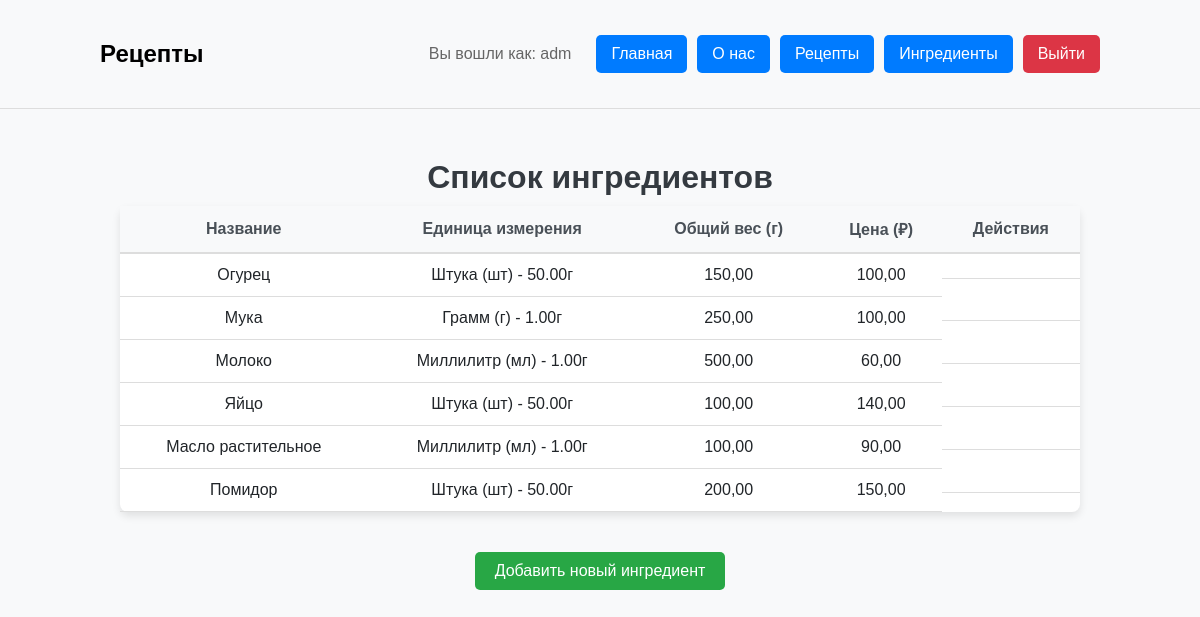
/ingredients/ (signed in), run on the app's committed database.
### recipe_catalog/models.py (models this page shows, shortened)
class Ingredient(models.Model):
	title = models.CharField(
		max_length=255,
		validators=[
			RegexValidator(
				regex=r'^[A-Za-zА-Яа-яёЁ\s]+$',
				message='Название должно быть строковым значением'
			)
		],
		verbose_name="Название"
	)
	measurement_unit = models.ForeignKey(
		MeasurementUnit,
		on_delete=models.PROTECT,
		verbose_name="Единица измерения"
	)
	total_weight = models.DecimalField(
		max_digits=10,
		decimal_places=2,
		validators=[
			MinValueValidator(
				limit_value=0.1,
				message='Вес должен быть положительным числом'
			)
		],
		verbose_name="Общий вес в граммах"
	)
	cost = models.DecimalField(
		max_digits=10,
		decimal_places=2,
		validators=[
			MinValueValidator(
				limit_value=0.1,
				message='Цена должна быть положительным числом'
			)
		],
		verbose_name="Цена"
	)
	author = models.ForeignKey(
		User,
		verbose_name='Автор рецепта',
		on_delete=models.CASCADE, null=True
	)

class MeasurementUnit(models.Model):
	title = models.CharField(
		max_length=50,
		unique=True,
		validators=[
			RegexValidator(
				regex=r'^[A-Za-zА-Яа-яёЁ\s]+$',
				message='Название должно быть строковым значением'
			)
		],
		verbose_name="Название"
	)
	symbol = models.CharField(
		max_length=10,
		verbose_name="Символ"
	)
	grams_per_unit = models.DecimalField(
		max_digits=10,
		decimal_places=2,
		validators=[
			MinValueValidator(
				limit_value=0.01,
				message='Вес должен быть положительным числом'
			)
		],
		verbose_name="Вес в граммах"
	)
	def __str__(self):
		return f"{self.title} ({self.symbol}) - {self.grams_per_unit}г"

### recipe_catalog/views.py (the view)
# urls.py: path('ingredients/', ingredients, name='ingredients'),
def ingredients(request):
    ingredient_list = Ingredient.objects.all()
    context = {'ingredients': ingredient_list}
    return render(request, 'recipe_catalog/ingredient_list.html', context)

### templates/recipe_catalog/ingredient_list.html (shortened to what this page needs)
{% extends "../base.html" %}
{% block content %}
<div class="header-header-text">Список ингредиентов</div>
<table class="ingredients-table">
    <thead>
        <tr>
            <th>Название</th>
            <th>Единица измерения</th>
            <th>Общий вес (г)</th>
            <th>Цена (₽)</th>
            {% if user.is_authenticated %}
                <th>Действия</th>
            {% endif %}
        </tr>
    </thead>
    <tbody>
        {% for ingredient in ingredients %}
        <tr class="ingredient-row">
            <td class="ingredient-name">{{ ingredient.title }}</td>
            <td class="ingredient-measurement">{{ ingredient.measurement_unit }}</td>
            <td class="ingredient-weight">{{ ingredient.total_weight }}</td>
            <td class="ingredient-cost">{{ ingredient.cost }}</td>
            {% if user.is_authenticated %}
                <td class="ingredient-actions">
                </td>
            {% endif %}
        </tr>
        {% empty %}
        <tr>
            <td colspan="5">Нет ингредиентов для отображения.</td>
        </tr>
        {% endfor %}
    </tbody>
</table>
{% if user.is_authenticated %}
    <a href="{% url 'recipe_catalog:ingredient_add' %}" class="btn-add-ingredient">Добавить новый ингредиент</a>
{% endif %}
{% endblock %}

### templates/base.html (shortened to what this page needs)
<!DOCTYPE html>
<html lang="ru">
<head>
    {% load static %}
    <link rel="stylesheet" href="{% static 'css/main.css' %}">
    <link rel="stylesheet" href="{% static 'css/text.css' %}">
    <link rel="stylesheet" href="{% static 'css/recipes.css' %}">
    <link rel="stylesheet" href="{% static 'css/ingredients.css' %}">
    <link rel="stylesheet" href="{% static 'css/login.css' %}">
</head>
<body>
<header class="header">
    <div class="header-container">
        <h2>{% block header_title %}Рецепты{% endblock %}</h2>
        <nav class="nav">
            {% if user.is_authenticated %}
                <div class="username">Вы вошли как: {{ user.username }}</div>
            {% endif %}
            <a href="/" class="btn">Главная</a>
            <a href="{% url 'recipe_catalog:about' %}" class="btn">О нас</a>
            <a href="/" class="btn">Рецепты</a>
            <a href="{% url 'recipe_catalog:ingredients' %}" class="btn">Ингредиенты</a>
            {% if user.is_authenticated %}
                <a href="{% url 'recipe_catalog:logout' %}" class="btn btn-danger">Выйти</a>
            {% else %}
                <a href="{% url 'recipe_catalog:login' %}" class="btn">Вход</a>
                <a href="{% url 'recipe_catalog:register' %}" class="btn">Регистрация</a>
            {% endif %}
        </nav>
    </div>
</header>
<main class="container">
    {% block content %}{% endblock %}
</main>
</body>
</html>

### static/css/main.css (style rules this page uses)
body { font-family: Arial, sans-serif; margin: 0; padding: 0; background-color: #f8f9fa; color: #333; }
a { text-decoration: none; color: inherit; }
.container { margin-top: 30px; display: flex; flex-direction: column; align-items: center; justify-content: space-between; width: 100%; }
.header { background-color: #f8f9fa; padding: 20px 0; border-bottom: 1px solid #ddd; }
.header-container { display: flex; justify-content: space-between; align-items: center; padding: 0 100px 0 100px; }
.header h2 { color: black; }
.nav { display: flex; gap: 10px; align-items: center; }
.nav .username { margin-right: 15px; color: #666; }
.nav .btn { display: inline-block; padding: 10px 15px; text-decoration: none; color: white; background-color: #007bff; border-radius: 5px; transition: background-color 0.3s; }
.nav .btn-danger { background-color: #dc3545; }

### static/css/text.css (style rules this page uses)
.header-header-text { font-size: 2rem; font-weight: bold; color: #343a40; text-align: center; margin-top: 20px; margin-bottom: 10px; }

### static/css/ingredients.css (style rules this page uses)
.ingredients-table { width: 80%; margin: 0 auto; border-collapse: collapse; margin-bottom: 20px; font-size: 1rem; background-color: #fff; border-radius: 8px; box-shadow: 0 4px 8px rgba(0, 0, 0, 0.1); }
.ingredients-table th { background-color: #f8f9fa; padding: 12px; text-align: center; font-weight: bold; color: #495057; border-bottom: 2px solid #ddd; }
.ingredients-table td { padding: 12px; border-bottom: 1px solid #ddd; color: #212529; text-align: center; }
.ingredient-name { font-weight: 500; text-align: left; }
.ingredient-measurement, .ingredient-weight, .ingredient-cost { text-align: center; }
.ingredient-actions { text-align: center; display: flex; gap: 15px; justify-content: center; }
.btn-add-ingredient { display: inline-block; margin-top: 20px; padding: 10px 20px; font-size: 1rem; color: #ffffff; background-color: #28a745; text-align: center; text-decoration: none; border-radius: 5px; transition: background-color 0.3s, transform 0.2s; }

### data on the page
Ingredient: title "Огурец", measurement_unit "Штука (шт) - 50.00г", total_weight "150,00", cost "100,00"
Ingredient: title "Мука", measurement_unit "Грамм (г) - 1.00г", total_weight "250,00", cost "100,00"
Ingredient: title "Молоко", measurement_unit "Миллилитр (мл) - 1.00г", total_weight "500,00", cost "60,00"
Ingredient: title "Яйцо", measurement_unit "Штука (шт) - 50.00г", total_weight "100,00", cost "140,00"
Ingredient: title "Масло растительное", measurement_unit "Миллилитр (мл) - 1.00г", total_weight "100,00", cost "90,00"
Ingredient: title "Помидор", measurement_unit "Штука (шт) - 50.00г", total_weight "200,00", cost "150,00"

### other printed values
{{ user.username }} "adm"
